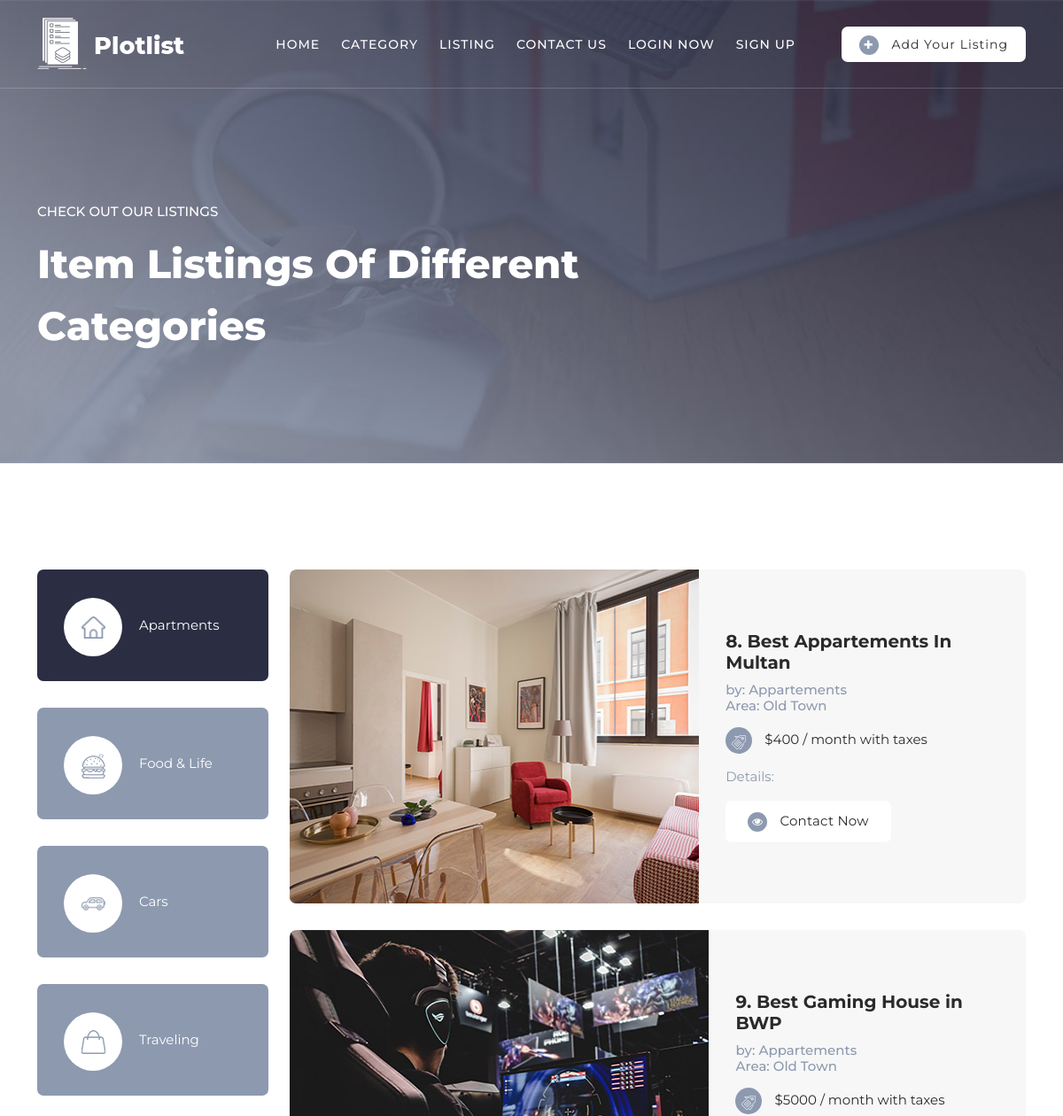
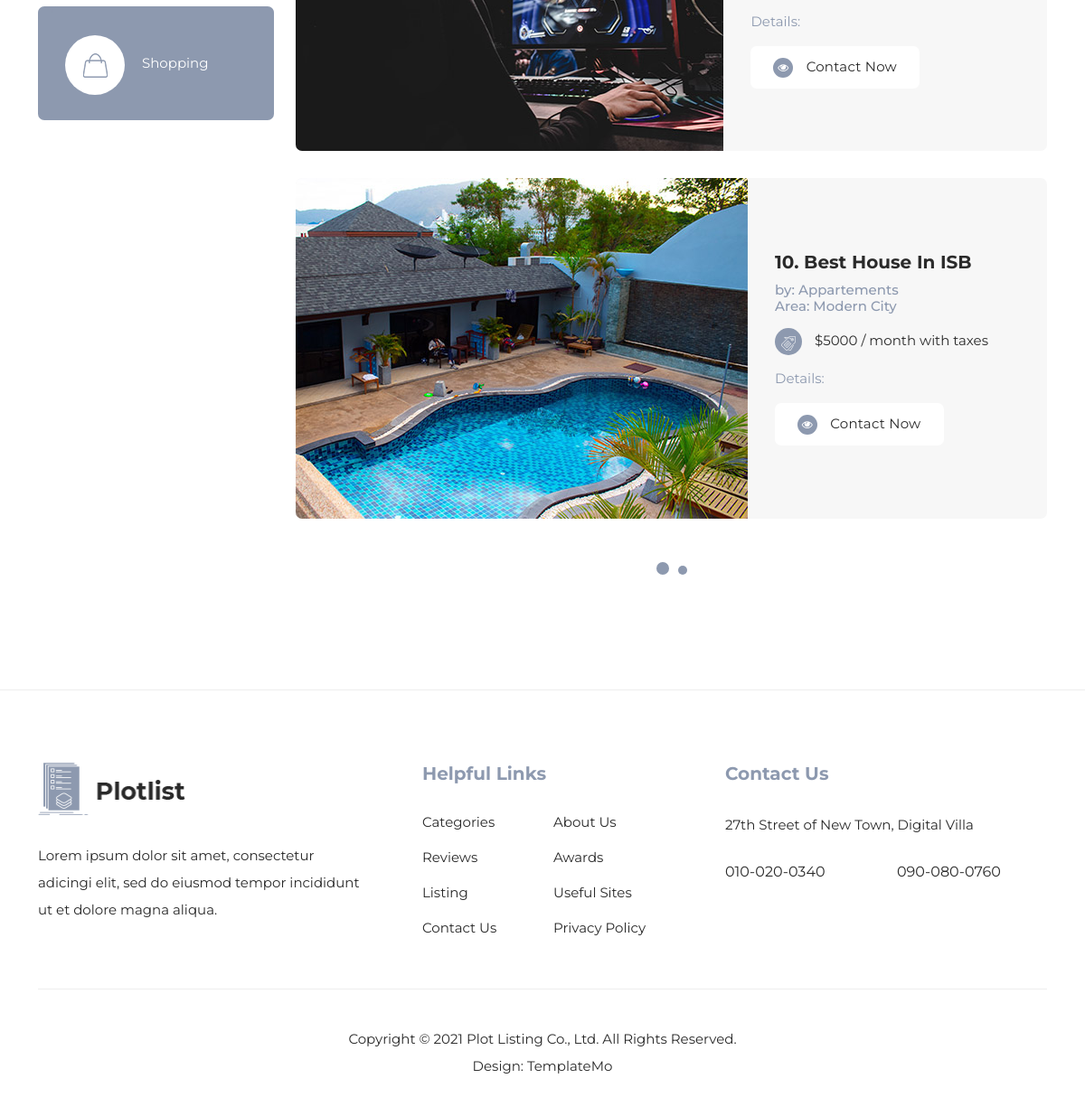
The page /listing/ on the database its author committed (2 pictures, top to bottom).
### pages/models.py (models this page shows)
class Listings(models.Model):
    TYPE_CHOICES = [
        ('Car', 'Car'),
        ('Food and Life', 'Food and Life'),
        ('Travelling', 'Travelling'),
        ('Appartements', 'Appartements'),
        ('Shopping', 'Shopping'),
    ]
    area = models.CharField(max_length=80)
    location = models.CharField(max_length=80)
    price = models.IntegerField()
    image = models.ImageField(upload_to='shop/images', default="")
    title = models.CharField(max_length=170, default="")
    listing_type = models.CharField(max_length=20, choices=TYPE_CHOICES)

### pages/views.py (the view)
# urls.py: path('listing/', views.ListingTemplate.as_view(), name='listing'),
class ListingTemplate(ListView):
    template_name = 'listing.html'
    model = Listings
    context_object_name = 'appartements_listings'
    def get_queryset(self):
        return self.model.objects.filter(listing_type='Appartements')

### pages/templates/listing.html (shortened to what this page needs)
{% extends 'home.html' %}
{% block content %}
{% load static %}
<div class="page-heading">
  <div class="container">
    <div class="row">
      <div class="col-lg-8">
        <div class="top-text header-text">
          <h6>Check Out Our Listings</h6>
          <h2>Item listings of Different Categories</h2>
        </div>
      </div>
    </div>
  </div>
</div>
<div class="listing-page">
  <div class="container">
    <div class="row">
      <div class="col-lg-12">
        <div class="naccs">
          <div class="grid">
            <div class="row">
              <div class="col-lg-3">
                <div class="menu">
                  <a href="{% url 'appartements' %}">
                  <div class="first-thumb active">
                    <div class="thumb">
                      <span class="icon"><img src="{% static 'assets/images/search-icon-01.png' %}" alt=""></span>
                      Apartments
                    </div>
                  </div>
                  </a>
                  <a href="{% url 'foodandlifelisting' %}">
                  <div>
                    <div class="thumb">
                      <span class="icon"><img src="{% static 'assets/images/search-icon-02.png' %}" alt=""></span>
                      Food &amp; Life
                    </div>
                  </div>
                  </a>
                  <a href="{% url 'carlisting' %}">
                  <div>
                    <div class="thumb">
                      <span class="icon"><img src="{% static 'assets/images/search-icon-03.png' %}" alt=""></span>
                      Cars
                    </div>
                  </div>
                  </a>
                  <a href="{% url 'travellinglisting' %}">
                  <div>
                    <div class="thumb">
                      <span class="icon"><img src="{% static 'assets/images/search-icon-04.png' %}" alt=""></span>
                      Traveling
                    </div>
                  </div>
                  </a>
                  <a href="{% url 'shoppinglisting' %}">
                    <div class="last-thumb">
                      <div class="thumb">
                        <span class="icon"><img src="{% static 'assets/images/search-icon-04.png' %}" alt=""></span>
                        Shopping
                      </div>
                    </div>
                  </a>
                </div>
              </div>
              <div class="col-lg-9">
                <ul class="nacc">
                  <li class="active">
                    <div>
                      <div class="col-lg-12">
                      <div class="owl-carousel owl-listing">
                        {% for i in appartements_listings %}
                          {% if forloop.counter0|divisibleby:3 %}
                            <div class="item">
                          {% endif %}
                          <div class="listing-item">
                            <div class="left-image">
                              <a href="#"><img src="{{ i.image.url }}" alt="" class="listing_image" height="380px"></a>
                            </div>
                            <div class="right-content align-self-center">
                              <a href="#"><h4>{{ i.id }}. {{ i.title }}</h4></a>
                              <h6>by: {{ i.listing_type }}</h6>
                              {% if i.listing_type == 'Appartements' %}
                                <h6>Area: {{ i.area }}</h6>
                              {% endif %}
                              <span class="price">
                                <div class="icon">
                                  <img src="{% static 'assets/images/listing-icon-01.png' %}" alt="">
                                </div> ${{ i.price }} / month with taxes
                              </span>
                              <span class="details">Details: <em>{{ i.details }}</em></span>
                              <div class="main-white-button">
                                <a href="{% url 'contact' %}"><i class="fa fa-eye"></i> Contact Now</a>
                              </div>
                            </div>
                          </div>
                          {% if forloop.counter|divisibleby:3 or forloop.last %}
                            </div>
                          {% endif %}
                        {% endfor %}
                    </div>
                    </div>
                  </li>
                </ul>
              </div>
            </div>
          </div>
        </div>
      </div>
    </div>
  </div>
</div>
{% endblock content %}

### pages/templates/home.html (shortened to what this page needs)
<!DOCTYPE html>
<html lang="en">
{% load static %}
  <head>
    <link href="{% static 'vendor/bootstrap/css/bootstrap.min.css' %}" rel="stylesheet">
    <link rel="stylesheet" href="{% static 'assets/css/fontawesome.css' %}">
    <link rel="stylesheet" href="{% static 'assets/css/templatemo-plot-listing.css' %}">
    <link rel="stylesheet" href="{% static 'assets/css/animated.css' %}">
    <link rel="stylesheet" href="{% static 'assets/css/owl.css' %}">
  </head>
<body>
  <header class="header-area header-sticky wow slideInDown" data-wow-duration="0.75s" data-wow-delay="0s">
    <div class="container">
      <div class="row">
        <div class="col-12">
          <nav class="main-nav">
            <a href="/" class="logo">
            </a>
            <ul class="nav">
              <li><a href="/">Home</a></li>
              <li><a href="{% url 'category' %}">Category</a></li>
              <li><a href="{% url 'listing' %}">Listing</a></li>
              <li><a href="{% url 'contact' %}">Contact Us</a></li>
              {% if not request.user.is_authenticated %}
              <li><a href="{% url 'login' %}">Login Now</a></li>
              <li><a href="{% url 'signup' %}">Sign Up</a></li>
              {% else %}
                <li><a href="{% url 'logout' %}">Log Out</a></li>
                <li><a href="{% url 'Changepassword' %}">Change Pass</a></li>
              {% endif %}
              <li><div class="main-white-button"><a href="{% url 'mylisting' %}"><i class="fa fa-plus"></i> Add Your Listing</a></div></li>
            </ul>
          </nav>
        </div>
      </div>
    </div>
  </header>
  {% block content %}
  {% endblock content %}
  <footer>
    <div class="container">
      <div class="row">
        <div class="col-lg-4">
          <div class="about">
            <div class="logo">
              <img src="{% static 'images/black-logo.png' %}" alt="">
            </div>
            <p>Lorem ipsum dolor sit amet, consectetur adicingi elit, sed do eiusmod tempor incididunt ut et dolore magna aliqua.</p>
          </div>
        </div>
        <div class="col-lg-4">
          <div class="helpful-links">
            <h4>Helpful Links</h4>
            <div class="row">
              <div class="col-lg-6">
                <ul>
                  <li><a href="{% url 'category' %}">Categories</a></li>
                  <li><a href="https://dictionary.cambridge.org/dictionary/english/review#:~:text=to%20think%20or%20talk%20about,before%20making%20a%20final%20decision.">Reviews</a></li>
                  <li><a href="{% url 'listing' %}">Listing</a></li>
                  <li><a href="{% url 'contact' %}">Contact Us</a></li>
                </ul>
              </div>
              <div class="col-lg-6">
                <ul>
                  <li><a href="https://www.shopify.com/blog/how-to-write-an-about-us-page#:~:text=An%20About%20Us%20page%20is,trust%20and%20credibility%20with%20customers.">About Us</a></li>
                  <li><a href="https://www.awwwards.com/">Awards</a></li>
                  <li><a href="https://www.labnol.org/internet/101-useful-websites/18078/">Useful Sites</a></li>
                  <li><a href="{% url 'privacypolicy' %}">Privacy Policy</a></li>
                </ul>
              </div>
            </div>
          </div>
        </div>
        <div class="col-lg-4">
          <div class="contact-us">
            <h4>Contact Us</h4>
            <p>27th Street of New Town, Digital Villa</p>
            <div class="row">
              <div class="col-lg-6">
                <a href="#">010-020-0340</a>
              </div>
              <div class="col-lg-6">
                <a href="#">090-080-0760</a>
              </div>
            </div>
          </div>
        </div>
        <div class="col-lg-12">
          <div class="sub-footer">
            <p>Copyright © 2021 Plot Listing Co., Ltd. All Rights Reserved.
            <br>
			Design: <a rel="nofollow" href="https://templatemo.com" title="CSS Templates">TemplateMo</a></p>
          </div>
        </div>
      </div>
    </div>
  </footer>
</body>
</html>

### rows shown on the page
Listings: image (picture), id "8", title "Best Appartements In Multan", listing_type "Appartements", area "Old Town", price "400"
Listings: image (picture), id "9", title "Best Gaming House in BWP", listing_type "Appartements", area "Old Town", price "5000"
Listings: image (picture), id "10", title "Best House In ISB", listing_type "Appartements", area "Modern City", price "5000"
